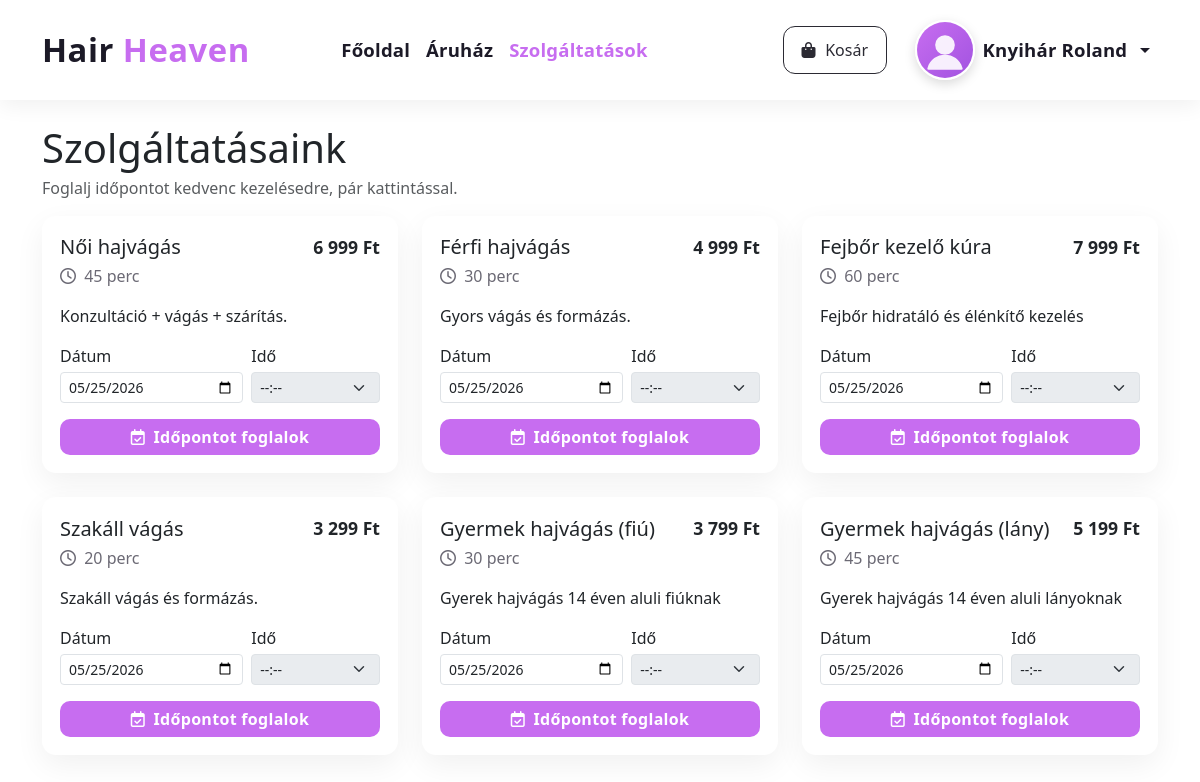
The app's page /services.php (signed in) with its own data.
### tables this page shows
CREATE TABLE `services` (
  `id` int(11) NOT NULL,
  `name` varchar(120) NOT NULL,
  `duration_minutes` int(11) NOT NULL,
  `price` decimal(10,2) NOT NULL,
  `description` text DEFAULT NULL,
  `is_active` tinyint(1) NOT NULL DEFAULT 1
);

### services.php (the view, shortened to what this page needs)
<?php
$mysqli = db();
function e($s)
{
  return htmlspecialchars((string) $s, ENT_QUOTES, 'UTF-8');
}
$services = [];
if ($mysqli) {
  $res = $mysqli->query("
    SELECT id, name, duration_minutes, price, description
    FROM services
    WHERE is_active=1
    ORDER BY id ASC
  ");
  while ($row = $res->fetch_assoc()) {
    $services[] = $row;
  }
}
$today = new DateTime('today');
$defaultDateObj = clone $today;
while (in_array((int)$defaultDateObj->format('N'), [6, 7], true)) {
  $defaultDateObj->modify('+1 day');
}
$defaultDate = $defaultDateObj->format('Y-m-d');
$minDate     = $defaultDate;
?>
<!doctype html>
<html lang="hu">
<head>
  <link href="https://cdn.jsdelivr.net/npm/bootstrap@5.3.2/dist/css/bootstrap.min.css" rel="stylesheet">
  <link rel="stylesheet" href="https://cdnjs.cloudflare.com/ajax/libs/font-awesome/6.5.0/css/all.min.css" />
  <link rel="stylesheet" href="https://cdn.jsdelivr.net/npm/flatpickr/dist/flatpickr.min.css">
  <link rel="stylesheet" href="/assets/hairheaven.css">
</head>
<body>
  <?php $activePage = 'services';
  include __DIR__ . '/navbar.php'; ?>
  <div class="container my-4">
    <div class="d-flex align-items-end justify-content-between mb-3">
      <div>
        <h1 class="page-title mb-1">Szolgáltatásaink</h1>
        <div class="text-muted">Foglalj időpontot kedvenc kezelésedre, pár kattintással.</div>
      </div>
    </div>
    <div class="row g-4">
      <?php foreach ($services as $s): ?>
        <div class="col-12 col-lg-4">
          <div class="service-card h-100">
            <div class="d-flex justify-content-between align-items-center mb-1">
              <h5 class="mb-0"><?= e($s['name']) ?></h5>
              <span class="price-tag"><?= number_format((float) $s['price'], 0, ',', ' ') ?> Ft</span>
            </div>
            <div class="muted mb-3">
              <i class="fa-regular fa-clock me-1"></i> <?= (int) $s['duration_minutes'] ?> perc
            </div>
            <?php if (!empty($s['description'])): ?>
              <p class="mb-3"><?= e($s['description']) ?></p>
            <?php endif; ?>
            <form class="booking-form" data-service="<?= (int) $s['id'] ?>">
              <div class="row g-2 align-items-end">
                <div class="col-7">
                  <label class="form-label mb-1">Dátum</label>
                  <input
                    type="date"
                    class="form-control form-control-sm js-date"
                    min="<?= e($minDate) ?>"
                    value="<?= e($defaultDate) ?>">
                </div>
                <div class="col-5">
                  <label class="form-label mb-1">Idő</label>
                  <select class="form-select form-select-sm js-time" disabled>
                    <option value="">--:--</option>
                  </select>
                </div>
              </div>
              <button type="submit" class="btn btn-cta text-white w-100 mt-3" <?= $isLogged ? '' : 'disabled' ?>>
                <i class="fa-regular fa-calendar-check me-1"></i> Időpontot foglalok
              </button>
            </form>
          </div>
        </div>
      <?php endforeach; ?>
    </div>
  </div>
</body>
</html>

### assets/hairheaven.css (style rules this page uses)
:root { --hh-primary:#c76df0; --hh-primary-weak: rgba(199,109,240,.08); --hh-primary-glow: rgba(199,109,240,.22); --hh-dark:#1c1a27; --hh-muted:#6c6a75; --hh-nav-height: 60px; --hh-nav-font: 1.10rem; --hh-nav-brand: 1.95rem; --hh-nav-btn-py: .70rem; --hh-nav-btn-px: 1.10rem; --hh-avatar: 56px; }
@media (min-width: 992px) { :root { --hh-nav-height: 76px; --hh-nav-font: 1.16rem; --hh-nav-brand: 2.05rem; --hh-avatar: 60px; } }
.btn { border-radius:10px; transition:color .15s ease, background-color .15s ease, border-color .15s ease, box-shadow .15s ease, transform .05s ease; }
.btn-cta { background:var(--hh-primary); color:#fff; border:0; font-weight:700; letter-spacing:.3px; }
.btn i { margin-right:.35rem; }
.btn-cta { background:var(--hh-primary); border:0; font-weight:700; letter-spacing:.3px; }

### services.php (style rules this page uses)
.service-card { background: #fff; border-radius: 14px; padding: 18px; box-shadow: 0 10px 30px rgba(0, 0, 0, .06); }
.price-tag { font-weight: 800; font-size: 1.1rem; }
.muted { color: #6c6a75; }

### records on screen
services: name "Női hajvágás", price "6 999", duration_minutes "45", description "Konzultáció + vágás + szárítás."
services: name "Férfi hajvágás", price "4 999", duration_minutes "30", description "Gyors vágás és formázás."
services: name "Fejbőr kezelő kúra", price "7 999", duration_minutes "60", description "Fejbőr hidratáló és élénkítő kezelés"
services: name "Szakáll vágás", price "3 299", duration_minutes "20", description "Szakáll vágás és formázás."
services: name "Gyermek hajvágás (fiú)", price "3 799", duration_minutes "30", description "Gyerek hajvágás 14 éven aluli fiúknak"
services: name "Gyermek hajvágás (lány)", price "5 199", duration_minutes "45", description "Gyerek hajvágás 14 éven aluli lányoknak"

### other values on screen
$username ?: 'Profil' "Knyihár Roland"
